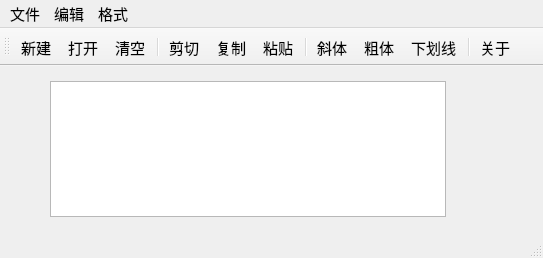
<?xml version="1.0" encoding="UTF-8"?>
<ui version="4.0">
 <class>QWMainWind</class>
 <widget class="QMainWindow" name="QWMainWind">
  <property name="geometry">
   <rect>
    <x>0</x>
    <y>0</y>
    <width>543</width>
    <height>258</height>
   </rect>
  </property>
  <property name="font">
   <font>
    <pointsize>11</pointsize>
   </font>
  </property>
  <property name="windowTitle">
   <string>QWMainWind</string>
  </property>
  <widget class="QWidget" name="centralWidget">
   <widget class="QTextEdit" name="txtEdit">
    <property name="geometry">
     <rect>
      <x>50</x>
      <y>15</y>
      <width>396</width>
      <height>136</height>
     </rect>
    </property>
    <property name="font">
     <font>
      <pointsize>16</pointsize>
     </font>
    </property>
   </widget>
  </widget>
  <widget class="QMenuBar" name="menuBar">
   <property name="geometry">
    <rect>
     <x>0</x>
     <y>0</y>
     <width>543</width>
     <height>23</height>
    </rect>
   </property>
   <widget class="QMenu" name="menu">
    <property name="title">
     <string>文件</string>
    </property>
    <addaction name="actNew"/>
    <addaction name="actOpen"/>
    <addaction name="separator"/>
    <addaction name="actClose"/>
   </widget>
   <widget class="QMenu" name="menu_2">
    <property name="title">
     <string>编辑</string>
    </property>
    <addaction name="actCut"/>
    <addaction name="actCopy"/>
    <addaction name="actPaste"/>
    <addaction name="separator"/>
    <addaction name="actClear"/>
   </widget>
   <widget class="QMenu" name="menu_3">
    <property name="title">
     <string>格式</string>
    </property>
    <addaction name="actFontBold"/>
    <addaction name="actFontItalic"/>
    <addaction name="actFontUnder"/>
    <addaction name="separator"/>
    <addaction name="actToolbarLab"/>
   </widget>
   <addaction name="menu"/>
   <addaction name="menu_2"/>
   <addaction name="menu_3"/>
  </widget>
  <widget class="QToolBar" name="mainToolBar">
   <property name="toolButtonStyle">
    <enum>Qt::ToolButtonTextUnderIcon</enum>
   </property>
   <attribute name="toolBarArea">
    <enum>TopToolBarArea</enum>
   </attribute>
   <attribute name="toolBarBreak">
    <bool>false</bool>
   </attribute>
   <addaction name="actNew"/>
   <addaction name="actOpen"/>
   <addaction name="actClear"/>
   <addaction name="separator"/>
   <addaction name="actCut"/>
   <addaction name="actCopy"/>
   <addaction name="actPaste"/>
   <addaction name="separator"/>
   <addaction name="actFontItalic"/>
   <addaction name="actFontBold"/>
   <addaction name="actFontUnder"/>
   <addaction name="separator"/>
   <addaction name="actAbout"/>
  </widget>
  <widget class="QStatusBar" name="statusBar"/>
  <action name="actCut">
   <property name="icon">
    <iconset resource="res.qrc">
     <normaloff>:/images/images/cut.bmp</normaloff>:/images/images/cut.bmp</iconset>
   </property>
   <property name="text">
    <string>剪切</string>
   </property>
   <property name="toolTip">
    <string>剪切</string>
   </property>
   <property name="shortcut">
    <string>Ctrl+X</string>
   </property>
  </action>
  <action name="actCopy">
   <property name="icon">
    <iconset resource="res.qrc">
     <normaloff>:/images/images/120.bmp</normaloff>:/images/images/120.bmp</iconset>
   </property>
   <property name="text">
    <string>复制</string>
   </property>
   <property name="toolTip">
    <string>复制</string>
   </property>
   <property name="shortcut">
    <string>Ctrl+C</string>
   </property>
  </action>
  <action name="actPaste">
   <property name="icon">
    <iconset resource="res.qrc">
     <normaloff>:/images/images/paste.bmp</normaloff>:/images/images/paste.bmp</iconset>
   </property>
   <property name="text">
    <string>粘贴</string>
   </property>
   <property name="toolTip">
    <string>粘贴</string>
   </property>
   <property name="shortcut">
    <string>Ctrl+V</string>
   </property>
  </action>
  <action name="actFontBold">
   <property name="checkable">
    <bool>true</bool>
   </property>
   <property name="icon">
    <iconset resource="res.qrc">
     <normaloff>:/images/images/BLD.BMP</normaloff>:/images/images/BLD.BMP</iconset>
   </property>
   <property name="text">
    <string>粗体</string>
   </property>
   <property name="toolTip">
    <string>粗体</string>
   </property>
  </action>
  <action name="actFontItalic">
   <property name="checkable">
    <bool>true</bool>
   </property>
   <property name="icon">
    <iconset resource="res.qrc">
     <normaloff>:/images/images/ITL.BMP</normaloff>:/images/images/ITL.BMP</iconset>
   </property>
   <property name="text">
    <string>斜体</string>
   </property>
   <property name="toolTip">
    <string>斜体</string>
   </property>
  </action>
  <action name="actFontUnder">
   <property name="checkable">
    <bool>true</bool>
   </property>
   <property name="icon">
    <iconset resource="res.qrc">
     <normaloff>:/images/images/WORDUNDR.BMP</normaloff>:/images/images/WORDUNDR.BMP</iconset>
   </property>
   <property name="text">
    <string>下划线</string>
   </property>
   <property name="toolTip">
    <string>下划线</string>
   </property>
  </action>
  <action name="actClose">
   <property name="icon">
    <iconset resource="res.qrc">
     <normaloff>:/images/images/exit.bmp</normaloff>:/images/images/exit.bmp</iconset>
   </property>
   <property name="text">
    <string>退出</string>
   </property>
   <property name="toolTip">
    <string>退出</string>
   </property>
  </action>
  <action name="actOpen">
   <property name="icon">
    <iconset resource="res.qrc">
     <normaloff>:/images/images/open3.bmp</normaloff>:/images/images/open3.bmp</iconset>
   </property>
   <property name="text">
    <string>打开...</string>
   </property>
   <property name="toolTip">
    <string>打开文件</string>
   </property>
   <property name="shortcut">
    <string>Ctrl+O</string>
   </property>
  </action>
  <action name="actClear">
   <property name="icon">
    <iconset resource="res.qrc">
     <normaloff>:/images/images/103.bmp</normaloff>:/images/images/103.bmp</iconset>
   </property>
   <property name="text">
    <string>清空</string>
   </property>
   <property name="toolTip">
    <string>清空内容</string>
   </property>
  </action>
  <action name="actFont">
   <property name="icon">
    <iconset resource="res.qrc">
     <normaloff>:/images/images/20.ico</normaloff>:/images/images/20.ico</iconset>
   </property>
   <property name="text">
    <string>字体...</string>
   </property>
   <property name="toolTip">
    <string>字体设置</string>
   </property>
  </action>
  <action name="actNew">
   <property name="icon">
    <iconset resource="res.qrc">
     <normaloff>:/images/images/new2.bmp</normaloff>:/images/images/new2.bmp</iconset>
   </property>
   <property name="text">
    <string>新建</string>
   </property>
   <property name="shortcut">
    <string>Ctrl+N</string>
   </property>
  </action>
  <action name="actAbout">
   <property name="icon">
    <iconset resource="res.qrc">
     <normaloff>:/images/images/about.svg</normaloff>:/images/images/about.svg</iconset>
   </property>
   <property name="text">
    <string>关于</string>
   </property>
   <property name="toolTip">
    <string>关于本程序（作者信息）</string>
   </property>
  </action>
  <action name="actToolbarLab">
   <property name="checkable">
    <bool>true</bool>
   </property>
   <property name="checked">
    <bool>true</bool>
   </property>
   <property name="text">
    <string>显示工具栏文字标签</string>
   </property>
   <property name="menuRole">
    <enum>QAction::TextHeuristicRole</enum>
   </property>
  </action>
 </widget>
 <layoutdefault spacing="6" margin="11"/>
 <resources>
  <include location="res.qrc"/>
 </resources>
 <connections>
  <connection>
   <sender>actClose</sender>
   <signal>triggered()</signal>
   <receiver>QWMainWind</receiver>
   <slot>close()</slot>
   <hints>
    <hint type="sourcelabel">
     <x>-1</x>
     <y>-1</y>
    </hint>
    <hint type="destinationlabel">
     <x>422</x>
     <y>254</y>
    </hint>
   </hints>
  </connection>
  <connection>
   <sender>actClear</sender>
   <signal>triggered()</signal>
   <receiver>txtEdit</receiver>
   <slot>clear()</slot>
   <hints>
    <hint type="sourcelabel">
     <x>-1</x>
     <y>-1</y>
    </hint>
    <hint type="destinationlabel">
     <x>260</x>
     <y>256</y>
    </hint>
   </hints>
  </connection>
  <connection>
   <sender>actCut</sender>
   <signal>triggered()</signal>
   <receiver>txtEdit</receiver>
   <slot>cut()</slot>
   <hints>
    <hint type="sourcelabel">
     <x>-1</x>
     <y>-1</y>
    </hint>
    <hint type="destinationlabel">
     <x>260</x>
     <y>256</y>
    </hint>
   </hints>
  </connection>
  <connection>
   <sender>actCopy</sender>
   <signal>triggered()</signal>
   <receiver>txtEdit</receiver>
   <slot>copy()</slot>
   <hints>
    <hint type="sourcelabel">
     <x>-1</x>
     <y>-1</y>
    </hint>
    <hint type="destinationlabel">
     <x>260</x>
     <y>256</y>
    </hint>
   </hints>
  </connection>
  <connection>
   <sender>actPaste</sender>
   <signal>triggered()</signal>
   <receiver>txtEdit</receiver>
   <slot>paste()</slot>
   <hints>
    <hint type="sourcelabel">
     <x>-1</x>
     <y>-1</y>
    </hint>
    <hint type="destinationlabel">
     <x>260</x>
     <y>256</y>
    </hint>
   </hints>
  </connection>
 </connections>
</ui>
